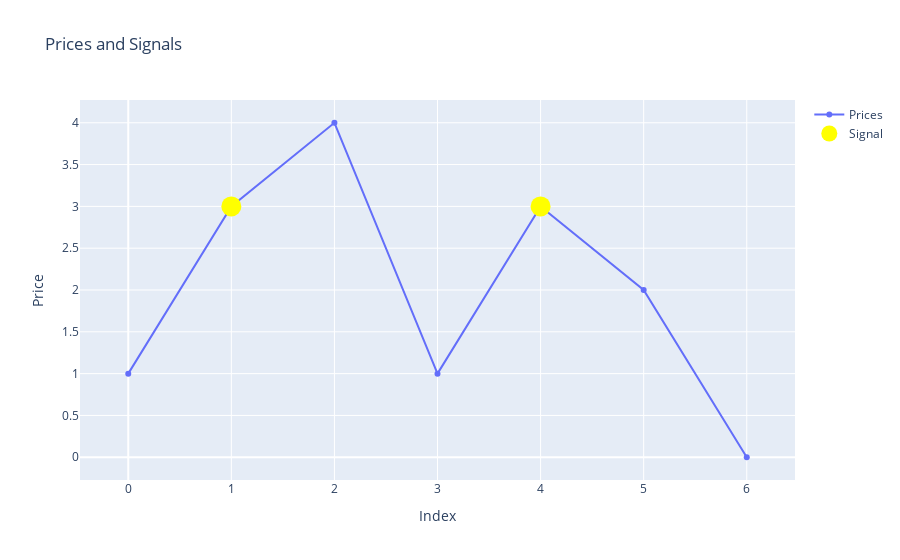

Source (notebook cell):
### Code cell
trace_prices = go.Scatter(x=df.index, y=df.loc[:, "Price"], name="Prices")
trace_signal = go.Scatter(
    x=df.index,
    y=np.where(entries.values.flatten(), df.loc[:, "Price"].values, np.nan),
    name="Signal",
    mode="markers",
    marker=dict(color="yellow", size=20),
)
layout = go.Layout(
    title="Prices and Signals", xaxis=dict(title="Index"), yaxis=dict(title="Price")
)
fig = go.Figure(data=[trace_prices, trace_signal], layout=layout)
fig.show()

### Figure 1 — Plotly figure (JSON) as saved in the notebook; plotly's stock layout.template omitted (floating-point values rounded to 4 significant figures)
{"data": [{"name": "Prices", "type": "scatter", "x": [0, 1, 2, 3, 4, 5, 6], "y": [1, 3, 4, 1, 3, 2, 0]}, {"marker": {"color": "yellow", "size": 20}, "mode": "markers", "name": "Signal", "type": "scatter", "x": [0, 1, 2, 3, 4, 5, 6], "y": [null, 3, null, null, 3, null, null]}], "layout": {"title": {"text": "Prices and Signals"}, "xaxis": {"title": {"text": "Index"}}, "yaxis": {"title": {"text": "Price"}}}}
